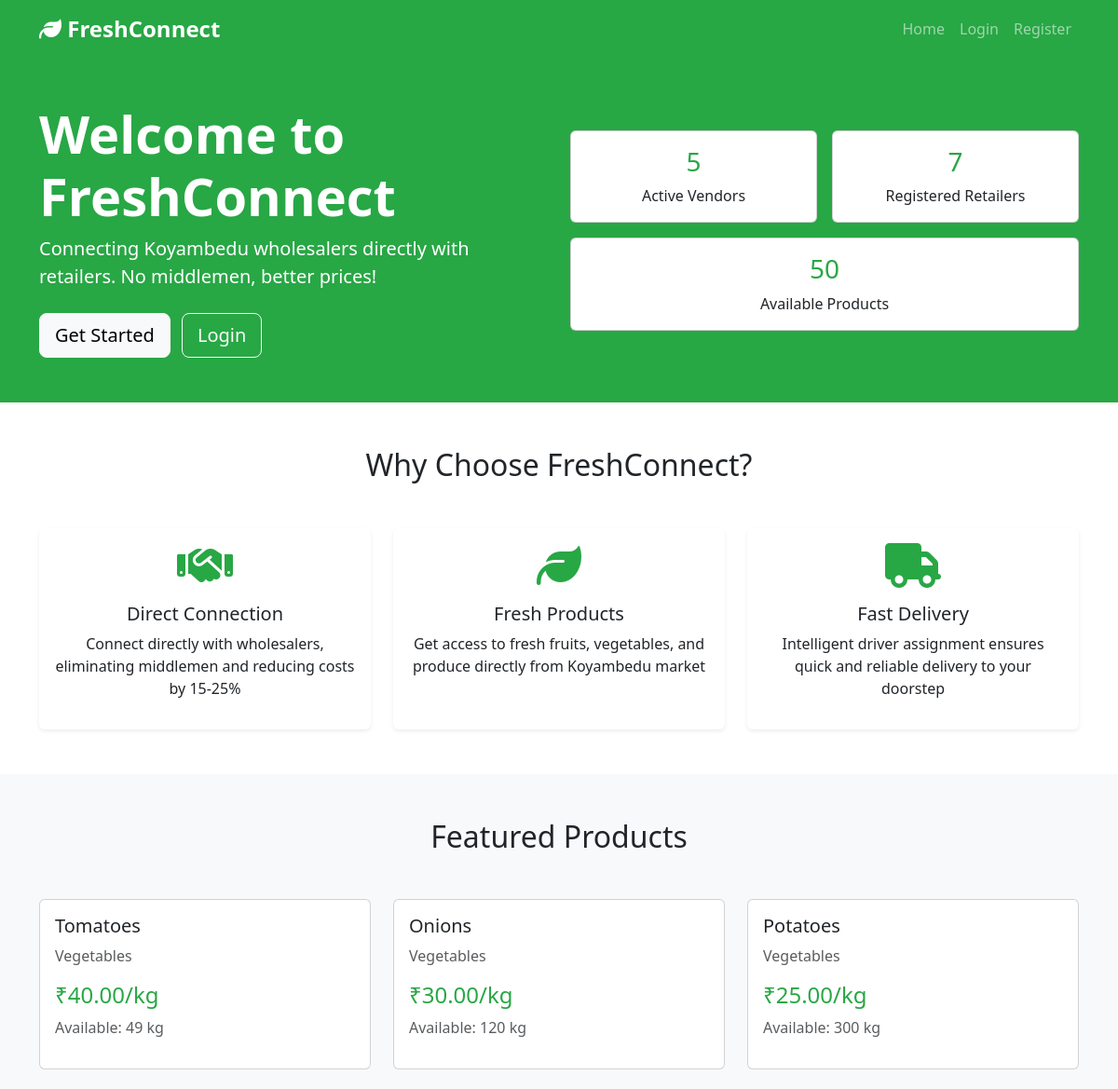
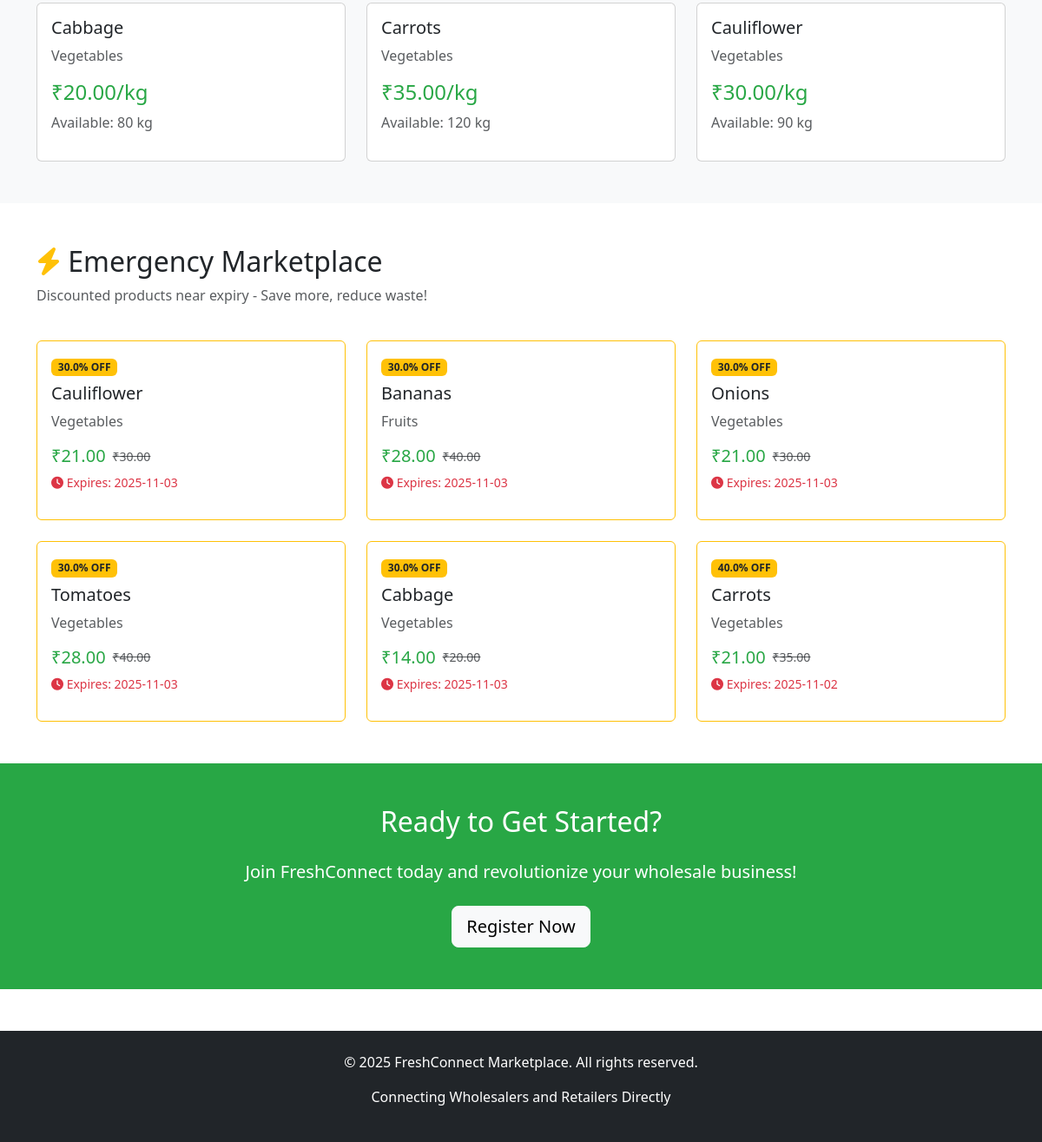
The page / on the database its author committed (2 pictures, top to bottom).
### app/models.py (models this page shows, shortened)
class Product(db.Model):
    __tablename__ = 'products'
    id = db.Column(db.Integer, primary_key=True)
    vendor_id = db.Column(db.Integer, db.ForeignKey('users.id'), nullable=False)
    product_name = db.Column(db.String(200), nullable=False)
    category = db.Column(db.String(100), nullable=False)
    description = db.Column(db.Text)
    price = db.Column(db.Float, nullable=False)
    quantity = db.Column(db.Integer, nullable=False)
    unit = db.Column(db.String(50), nullable=False)  # kg, liter, piece, etc.
    moq_enabled = db.Column(db.Boolean, default=False)
    moq_type = db.Column(db.String(20))  # quantity, weight, both
    minimum_quantity = db.Column(db.Integer)
    minimum_weight = db.Column(db.Float)
    expiry_date = db.Column(db.Date)
    image_filename = db.Column(db.String(255))
    is_emergency = db.Column(db.Boolean, default=False)
    discount_percentage = db.Column(db.Float, default=0)
    is_active = db.Column(db.Boolean, default=True)
    created_at = db.Column(db.DateTime, default=datetime.utcnow)
    updated_at = db.Column(db.DateTime, default=datetime.utcnow, onupdate=datetime.utcnow)
    order_items = db.relationship('OrderItem', backref='product', lazy='dynamic')

### app/routes/main.py (the view)
@main_bp.route('/')
def index():
    vendor_count = User.query.filter_by(user_type='vendor', is_active=True).count()
    retailer_count = User.query.filter_by(user_type='retailer', is_active=True).count()
    product_count = Product.query.filter_by(is_active=True).count()
    featured_products = Product.query.filter_by(is_active=True).limit(6).all()
    emergency_products = Product.query.filter_by(is_active=True, is_emergency=True).limit(6).all()
    return render_template('index.html',
                         vendor_count=vendor_count,
                         retailer_count=retailer_count,
                         product_count=product_count,
                         featured_products=featured_products,
                         emergency_products=emergency_products)

### app/templates/index.html (shortened to what this page needs)
{% extends "base.html" %}
{% block content %}
<section class="bg-success text-white py-5">
    <div class="container">
        <div class="row align-items-center">
            <div class="col-lg-6">
                <h1 class="display-4 fw-bold">Welcome to FreshConnect</h1>
                <p class="lead">Connecting Koyambedu wholesalers directly with retailers. No middlemen, better prices!</p>
                {% if not current_user.is_authenticated %}
                <div class="mt-4">
                    <a href="{{ url_for('auth.register') }}" class="btn btn-light btn-lg me-2">Get Started</a>
                    <a href="{{ url_for('auth.login') }}" class="btn btn-outline-light btn-lg">Login</a>
                </div>
                {% endif %}
            </div>
            <div class="col-lg-6">
                <div class="row g-3">
                    <div class="col-6">
                        <div class="card text-center">
                            <div class="card-body">
                                <h3 class="text-success">{{ vendor_count }}</h3>
                                <p class="mb-0">Active Vendors</p>
                            </div>
                        </div>
                    </div>
                    <div class="col-6">
                        <div class="card text-center">
                            <div class="card-body">
                                <h3 class="text-success">{{ retailer_count }}</h3>
                                <p class="mb-0">Registered Retailers</p>
                            </div>
                        </div>
                    </div>
                    <div class="col-12">
                        <div class="card text-center">
                            <div class="card-body">
                                <h3 class="text-success">{{ product_count }}</h3>
                                <p class="mb-0">Available Products</p>
                            </div>
                        </div>
                    </div>
                </div>
            </div>
        </div>
    </div>
</section>
<section class="py-5">
    <div class="container">
        <h2 class="text-center mb-5">Why Choose FreshConnect?</h2>
        <div class="row g-4">
            <div class="col-md-4">
                <div class="card h-100 border-0 shadow-sm">
                    <div class="card-body text-center">
                        <i class="fas fa-handshake fa-3x text-success mb-3"></i>
                        <h5>Direct Connection</h5>
                        <p>Connect directly with wholesalers, eliminating middlemen and reducing costs by 15-25%</p>
                    </div>
                </div>
            </div>
            <div class="col-md-4">
                <div class="card h-100 border-0 shadow-sm">
                    <div class="card-body text-center">
                        <i class="fas fa-leaf fa-3x text-success mb-3"></i>
                        <h5>Fresh Products</h5>
                        <p>Get access to fresh fruits, vegetables, and produce directly from Koyambedu market</p>
                    </div>
                </div>
            </div>
            <div class="col-md-4">
                <div class="card h-100 border-0 shadow-sm">
                    <div class="card-body text-center">
                        <i class="fas fa-truck fa-3x text-success mb-3"></i>
                        <h5>Fast Delivery</h5>
                        <p>Intelligent driver assignment ensures quick and reliable delivery to your doorstep</p>
                    </div>
                </div>
            </div>
        </div>
    </div>
</section>
{% if featured_products %}
<section class="py-5 bg-light">
    <div class="container">
        <h2 class="text-center mb-5">Featured Products</h2>
        <div class="row g-4">
            {% for product in featured_products %}
            <div class="col-md-4">
                <div class="card h-100">
                    <div class="card-body">
                        <h5 class="card-title">{{ product.product_name }}</h5>
                        <p class="text-muted">{{ product.category }}</p>
                        <h4 class="text-success">₹{{ "%.2f"|format(product.price) }}/{{ product.unit }}</h4>
                        <p class="text-muted">Available: {{ product.quantity }} {{ product.unit }}</p>
                    </div>
                </div>
            </div>
            {% endfor %}
        </div>
    </div>
</section>
{% endif %}
{% if emergency_products %}
<section class="py-5">
    <div class="container">
        <div class="row align-items-center mb-4">
            <div class="col">
                <h2><i class="fas fa-bolt text-warning"></i> Emergency Marketplace</h2>
                <p class="text-muted">Discounted products near expiry - Save more, reduce waste!</p>
            </div>
        </div>
        <div class="row g-4">
            {% for product in emergency_products %}
            <div class="col-md-4">
                <div class="card h-100 border-warning">
                    <div class="card-body">
                        <span class="badge bg-warning text-dark mb-2">{{ product.discount_percentage }}% OFF</span>
                        <h5 class="card-title">{{ product.product_name }}</h5>
                        <p class="text-muted">{{ product.category }}</p>
                        <div class="d-flex align-items-center">
                            <h5 class="text-success mb-0">₹{{ "%.2f"|format(product.price * (1 - product.discount_percentage/100)) }}</h5>
                            <small class="text-muted ms-2"><del>₹{{ "%.2f"|format(product.price) }}</del></small>
                        </div>
                        <p class="text-danger small mt-2">
                            <i class="fas fa-clock"></i> Expires: {{ product.expiry_date.strftime('%Y-%m-%d') }}
                        </p>
                    </div>
                </div>
            </div>
            {% endfor %}
        </div>
    </div>
</section>
{% endif %}
{% if not current_user.is_authenticated %}
<section class="py-5 bg-success text-white">
    <div class="container text-center">
        <h2 class="mb-4">Ready to Get Started?</h2>
        <p class="lead mb-4">Join FreshConnect today and revolutionize your wholesale business!</p>
        <a href="{{ url_for('auth.register') }}" class="btn btn-light btn-lg">Register Now</a>
    </div>
</section>
{% endif %}
{% endblock %}

### app/templates/base.html (shortened to what this page needs)
<!DOCTYPE html>
<html lang="en">
<head>
    <link href="https://cdn.jsdelivr.net/npm/bootstrap@5.3.0/dist/css/bootstrap.min.css" rel="stylesheet">
    <link rel="stylesheet" href="https://cdnjs.cloudflare.com/ajax/libs/font-awesome/6.4.0/css/all.min.css">
    <link rel="stylesheet" href="{{ url_for('static', filename='css/style.css') }}">
</head>
<body>
    <nav class="navbar navbar-expand-lg navbar-dark bg-success">
        <div class="container">
            <a class="navbar-brand" href="{{ url_for('main.index') }}">
                <i class="fas fa-leaf"></i> FreshConnect
            </a>
            <div class="collapse navbar-collapse" id="navbarNav">
                <ul class="navbar-nav ms-auto">
                    <li class="nav-item">
                        <a class="nav-link" href="{{ url_for('main.index') }}">Home</a>
                    </li>
                    {% if current_user.is_authenticated %}
                        {% if current_user.user_type == 'admin' %}
                            <li class="nav-item">
                                <a class="nav-link" href="{{ url_for('admin.dashboard') }}">Dashboard</a>
                            </li>
                        {% elif current_user.user_type == 'vendor' %}
                            <li class="nav-item">
                                <a class="nav-link" href="{{ url_for('vendor.dashboard') }}">Dashboard</a>
                            </li>
                            <li class="nav-item">
                                <a class="nav-link" href="{{ url_for('vendor.products') }}">Products</a>
                            </li>
                        {% elif current_user.user_type == 'retailer' %}
                            <li class="nav-item">
                                <a class="nav-link" href="{{ url_for('retailer.dashboard') }}">Dashboard</a>
                            </li>
                            <li class="nav-item">
                                <a class="nav-link" href="{{ url_for('retailer.browse') }}">Browse</a>
                            </li>
                            <li class="nav-item">
                                <a class="nav-link" href="{{ url_for('retailer.cart') }}">
                                    <i class="fas fa-shopping-cart"></i> Cart
                                </a>
                            </li>
                        {% endif %}
                        <li class="nav-item dropdown">
                            <a class="nav-link dropdown-toggle" href="#" role="button" data-bs-toggle="dropdown">
                                <i class="fas fa-user"></i> {{ current_user.name }}
                            </a>
                            <ul class="dropdown-menu">
                                <li><a class="dropdown-item" href="{{ url_for('auth.profile') }}">Profile</a></li>
                                <li><hr class="dropdown-divider"></li>
                                <li><a class="dropdown-item" href="{{ url_for('auth.logout') }}">Logout</a></li>
                            </ul>
                        </li>
                    {% else %}
                        <li class="nav-item">
                            <a class="nav-link" href="{{ url_for('auth.login') }}">Login</a>
                        </li>
                        <li class="nav-item">
                            <a class="nav-link" href="{{ url_for('auth.register') }}">Register</a>
                        </li>
                    {% endif %}
                </ul>
            </div>
        </div>
    </nav>
    <main>
        {% block content %}{% endblock %}
    </main>
    <footer class="bg-dark text-white mt-5 py-4">
        <div class="container text-center">
            <p>&copy; 2025 FreshConnect Marketplace. All rights reserved.</p>
            <p>Connecting Wholesalers and Retailers Directly</p>
        </div>
    </footer>
</body>
</html>

### app/static/css/style.css (style rules this page uses)
body { min-height: 100vh; display: flex; flex-direction: column; }
main { flex: 1; }
.navbar-brand { font-weight: bold; font-size: 1.5rem; }
.card { transition: transform 0.2s; }
.bg-success { background-color: #28a745 !important; }
.text-success { color: #28a745 !important; }
footer { margin-top: auto; }

### rows shown on the page
Product: product_name "Tomatoes", category "Vegetables", price "40.00", unit "kg", quantity "49"
Product: product_name "Onions", category "Vegetables", price "30.00", unit "kg", quantity "120"
Product: product_name "Potatoes", category "Vegetables", price "25.00", unit "kg", quantity "300"
Product: product_name "Cabbage", category "Vegetables", price "20.00", unit "kg", quantity "80"
Product: product_name "Carrots", category "Vegetables", price "35.00", unit "kg", quantity "120"
Product: product_name "Cauliflower", category "Vegetables", price "30.00", unit "kg", quantity "90", discount_percentage "30.0", product.price*(1-product.discount_percentage/100) "21.00", expiry_date "2025-11-03"
Product: discount_percentage "30.0", product_name "Bananas", category "Fruits", product.price*(1-product.discount_percentage/100) "28.00", price "40.00", expiry_date "2025-11-03"
Product: discount_percentage "30.0", product_name "Onions", category "Vegetables", product.price*(1-product.discount_percentage/100) "21.00", price "30.00", expiry_date "2025-11-03"
Product: discount_percentage "30.0", product_name "Tomatoes", category "Vegetables", product.price*(1-product.discount_percentage/100) "28.00", price "40.00", expiry_date "2025-11-03"
Product: discount_percentage "30.0", product_name "Cabbage", category "Vegetables", product.price*(1-product.discount_percentage/100) "14.00", price "20.00", expiry_date "2025-11-03"
Product: discount_percentage "40.0", product_name "Carrots", category "Vegetables", product.price*(1-product.discount_percentage/100) "21.00", price "35.00", expiry_date "2025-11-02"

### other values the page prints
{{ vendor_count }} "5"
{{ retailer_count }} "7"
{{ product_count }} "50"
